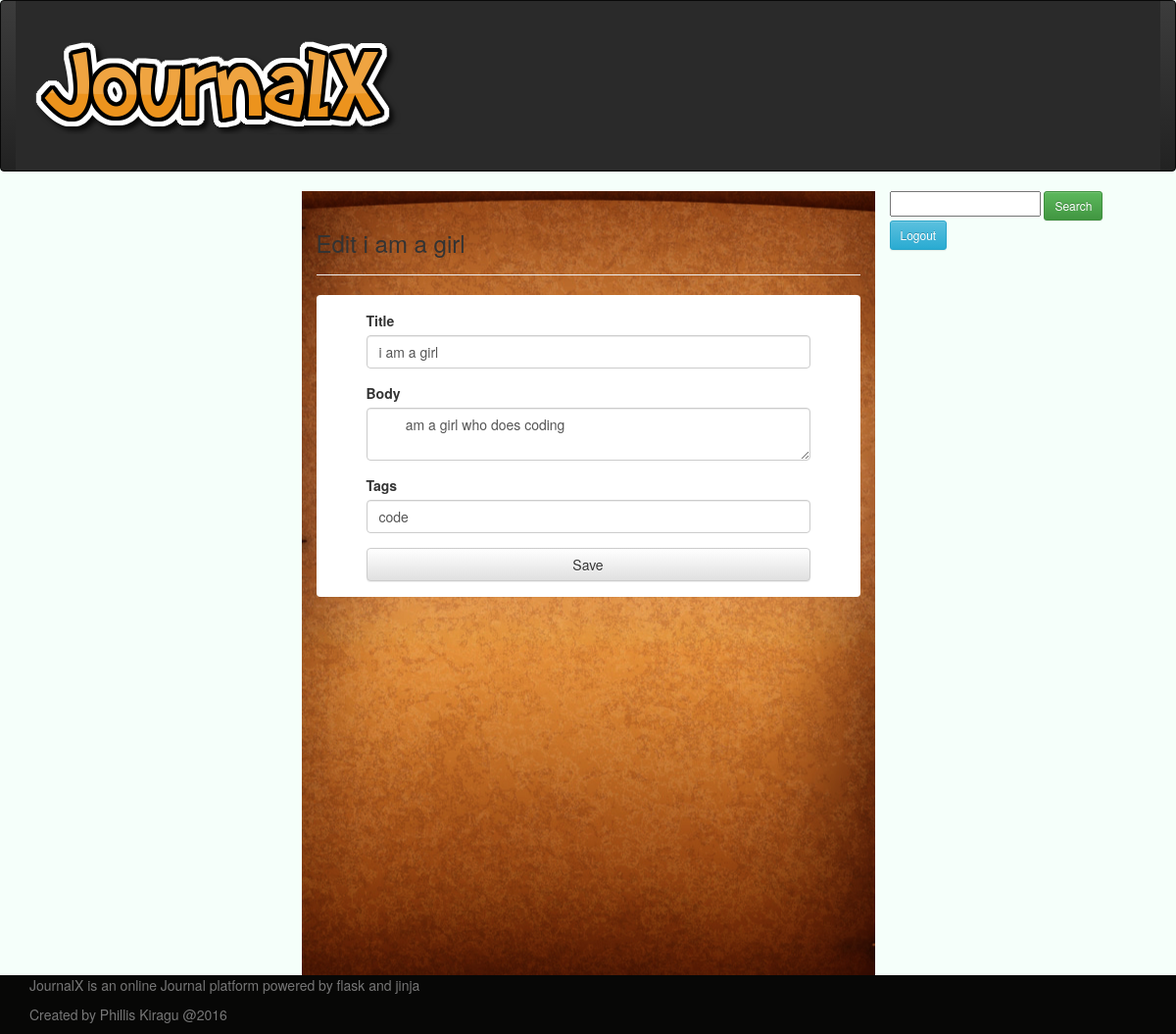
Page /edit/4 (signed in) on the committed database.
### app/mod_main/models.py (models this page shows, shortened)
class Base(db.Model):
    __abstract__ = True
    date_created = db.Column(db.DateTime,  default=db.func.current_timestamp())
    date_modified = db.Column(db.DateTime,  default=db.func.current_timestamp(), onupdate=db.func.current_timestamp())

class Journal(Base):
    __tablename__ = 'journal'
    __searchable__ = ['body', 'title', 'tags']
    id = db.Column(db.Integer, primary_key=True)
    title = db.Column(db.String(200), nullable=False)
    body = db.Column(db.String(1000), nullable=False)
    tags = db.Column(db.String(50),  db.ForeignKey('tags.tagname'), nullable=True)
    user_id = db.Column(db.Integer, db.ForeignKey('user.id'))
    user = db.relationship('User')

### app/mod_main/controllers.py (the view, shortened to what this page needs)
@mod_main.route('/edit/<int:id>', methods=['GET', 'POST'])
@login_required
def update_entry(id):
    journal_entry = Journal.query.get_or_404(id)
    if current_user.id != journal_entry.user_id:
        abort(403)
    form = JournalEntryForm(obj=journal_entry)
    return render_template('main/edit.html', form=form)

### app/mod_main/forms.py
class SearchForm(Form):
    search = StringField('search', validators=[DataRequired()])

class JournalEntryForm(Form):
    title = StringField("Title",  [DataRequired(message='Please enter the title to continue.')])
    body = TextAreaField("Body")
    tags = StringField("Tags")
    submit = SubmitField("Save")
    def __init__(self, *args, **kwargs):
        Form.__init__(self, *args, **kwargs)

### app/mod_auth/controllers.py (called while the page is built)
@lm.user_loader
def load_user(id):
    return User.query.get(int(id))

@app.before_request
def before_request():
    g.user = current_user
    if g.user.is_authenticated:
        g.search_form = SearchForm()

### app/mod_main/models.py (called while the page is built)
    @property
    def is_authenticated(self):
        return True

### app/templates/main/edit.html
{% extends "main/base.html" %}
{% import "bootstrap/wtf.html" as wtf %}
{% block content %}
    <div class="row-fluid">
        <div class="col-lg-3">
        </div>
        <div id="center-side-id4" class="col-lg-6 center-side">
        <div class="page-header"><h3>Edit {{ form.title.data }}</h3></div>
            {% block center_content %}
                <div class="panel panel-body">
                    {{ wtf.quick_form(form) }}
                </div>
            {% endblock %}
        </div>
        <div class="col-lg-3">
            {% block right_content %}
                {{ super() }}
            {% endblock %}
        </div>
    </div>
{% endblock %}

### app/static/css/main.css (style rules this page uses)
body, html { height: 100%; background-size:cover; background-color: mintcream; }
.center-side { background-image: url("../media/background1.jpg"); background-attachment: fixed; background-position: center, center; height: 100vh; }
.center-side .panel { margin-top: 20px; padding-left: 50px; padding-right: 50px; height: 100%; }
#center-side-id4 .panel { height: auto; }
#submit { width: 100%; }

### rows in the picture
Journal: title.data "i am a girl", title "i am a girl", body "am a girl who does coding", tags "code"
